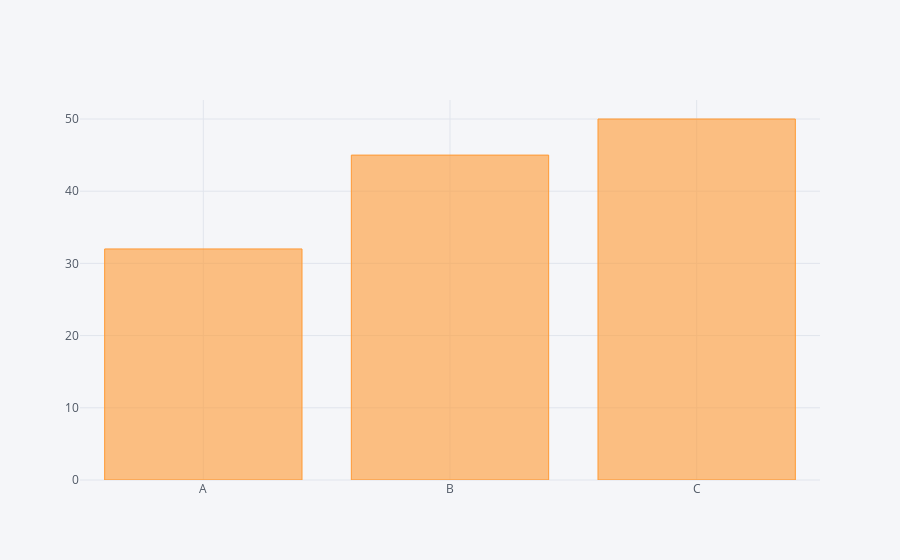

The notebook cell this image was saved under:
### Code cell
df2.iplot(kind='bar',x='Category',y='Values')

### Figure 1 — Plotly figure (JSON) as saved in the notebook; plotly's stock layout.template omitted (floating-point values rounded to 4 significant figures)
{"data": [{"marker": {"color": "rgba(255, 153, 51, 0.6)", "line": {"color": "rgba(255, 153, 51, 1.0)", "width": 1}}, "name": "Values", "orientation": "v", "text": "", "type": "bar", "x": ["A", "B", "C"], "y": [32, 45, 50]}], "layout": {"legend": {"bgcolor": "#F5F6F9", "font": {"color": "#4D5663"}}, "paper_bgcolor": "#F5F6F9", "plot_bgcolor": "#F5F6F9", "titlefont": {"color": "#4D5663"}, "xaxis1": {"gridcolor": "#E1E5ED", "showgrid": true, "tickfont": {"color": "#4D5663"}, "title": "", "titlefont": {"color": "#4D5663"}, "zerolinecolor": "#E1E5ED"}, "yaxis1": {"gridcolor": "#E1E5ED", "showgrid": true, "tickfont": {"color": "#4D5663"}, "title": "", "titlefont": {"color": "#4D5663"}, "zerolinecolor": "#E1E5ED"}}}
